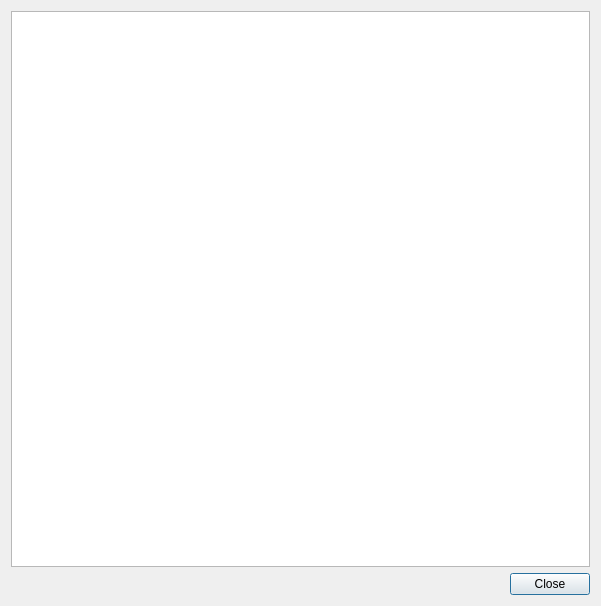
<?xml version="1.0" encoding="UTF-8"?>
<ui version="4.0">
 <class>LogDialog</class>
 <widget class="QDialog" name="LogDialog">
  <property name="geometry">
   <rect>
    <x>0</x>
    <y>0</y>
    <width>601</width>
    <height>606</height>
   </rect>
  </property>
  <property name="windowTitle">
   <string>Log</string>
  </property>
  <layout class="QVBoxLayout" name="verticalLayout">
   <item>
    <widget class="QPlainTextEdit" name="logEdit">
     <property name="readOnly">
      <bool>true</bool>
     </property>
    </widget>
   </item>
   <item>
    <layout class="QHBoxLayout" name="horizontalLayout">
     <item>
      <spacer name="horizontalSpacer">
       <property name="orientation">
        <enum>Qt::Horizontal</enum>
       </property>
       <property name="sizeHint" stdset="0">
        <size>
         <width>40</width>
         <height>20</height>
        </size>
       </property>
      </spacer>
     </item>
     <item>
      <widget class="QPushButton" name="closeButton">
       <property name="text">
        <string>Close</string>
       </property>
      </widget>
     </item>
    </layout>
   </item>
  </layout>
 </widget>
 <resources/>
 <connections>
  <connection>
   <sender>closeButton</sender>
   <signal>pressed()</signal>
   <receiver>LogDialog</receiver>
   <slot>close()</slot>
   <hints>
    <hint type="sourcelabel">
     <x>548</x>
     <y>582</y>
    </hint>
    <hint type="destinationlabel">
     <x>300</x>
     <y>302</y>
    </hint>
   </hints>
  </connection>
 </connections>
</ui>
